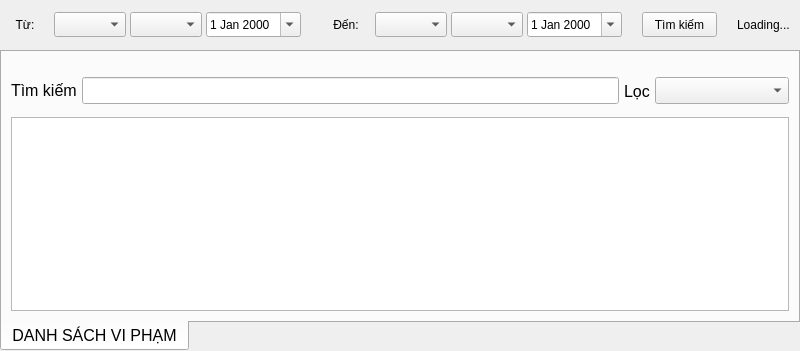
         <widget class="QWidget" name="violationWidget">
          <layout class="QVBoxLayout" name="verticalLayout_15" stretch="2,0">
           <property name="spacing">
            <number>0</number>
           </property>
           <property name="leftMargin">
            <number>0</number>
           </property>
           <property name="topMargin">
            <number>0</number>
           </property>
           <property name="rightMargin">
            <number>0</number>
           </property>
           <property name="bottomMargin">
            <number>0</number>
           </property>
           <item alignment="Qt::AlignHCenter">
            <widget class="QFrame" name="filterBarFrameVio">
             <property name="sizePolicy">
              <sizepolicy hsizetype="Preferred" vsizetype="Preferred">
               <horstretch>0</horstretch>
               <verstretch>0</verstretch>
              </sizepolicy>
             </property>
             <property name="minimumSize">
              <size>
               <width>800</width>
               <height>50</height>
              </size>
             </property>
             <property name="maximumSize">
              <size>
               <width>10000000</width>
               <height>50</height>
              </size>
             </property>
             <property name="styleSheet">
              <string notr="true">font: 12pt &quot;MS Shell Dlg 2&quot;;</string>
             </property>
             <property name="frameShape">
              <enum>QFrame::NoFrame</enum>
             </property>
             <property name="frameShadow">
              <enum>QFrame::Raised</enum>
             </property>
             <layout class="QHBoxLayout" name="horizontalLayout_12">
              <property name="spacing">
               <number>20</number>
              </property>
              <property name="leftMargin">
               <number>0</number>
              </property>
              <property name="topMargin">
               <number>0</number>
              </property>
              <property name="rightMargin">
               <number>0</number>
              </property>
              <property name="bottomMargin">
               <number>0</number>
              </property>
              <item>
               <widget class="QFrame" name="fromFilterFrameVio">
                <property name="minimumSize">
                 <size>
                  <width>0</width>
                  <height>30</height>
                 </size>
                </property>
                <property name="frameShape">
                 <enum>QFrame::NoFrame</enum>
                </property>
                <property name="frameShadow">
                 <enum>QFrame::Raised</enum>
                </property>
                <layout class="QHBoxLayout" name="horizontalLayout_13">
                 <property name="spacing">
                  <number>4</number>
                 </property>
                 <property name="leftMargin">
                  <number>0</number>
                 </property>
                 <property name="topMargin">
                  <number>0</number>
                 </property>
                 <property name="rightMargin">
                  <number>0</number>
                 </property>
                 <property name="bottomMargin">
                  <number>0</number>
                 </property>
                 <item>
                  <widget class="QLabel" name="fromLabelVio">
                   <property name="minimumSize">
                    <size>
                     <width>50</width>
                     <height>25</height>
                    </size>
                   </property>
                   <property name="maximumSize">
                    <size>
                     <width>50</width>
                     <height>25</height>
                    </size>
                   </property>
                   <property name="styleSheet">
                    <string notr="true">font: 12pt &quot;Segoe UI&quot;;</string>
                   </property>
                   <property name="text">
                    <string>Từ:</string>
                   </property>
                   <property name="alignment">
                    <set>Qt::AlignCenter</set>
                   </property>
                  </widget>
                 </item>
                 <item>
                  <widget class="QComboBox" name="fromHourEditVio">
                   <property name="minimumSize">
                    <size>
                     <width>0</width>
                     <height>25</height>
                    </size>
                   </property>
                   <property name="maximumSize">
                    <size>
                     <width>16777215</width>
                     <height>25</height>
                    </size>
                   </property>
                   <property name="styleSheet">
                    <string notr="true">font: 12pt &quot;Segoe UI&quot;;</string>
                   </property>
                  </widget>
                 </item>
                 <item>
                  <widget class="QComboBox" name="fromMinuteEditVio">
                   <property name="minimumSize">
                    <size>
                     <width>0</width>
                     <height>25</height>
                    </size>
                   </property>
                   <property name="maximumSize">
                    <size>
                     <width>16777215</width>
                     <height>25</height>
                    </size>
                   </property>
                   <property name="styleSheet">
                    <string notr="true">font: 12pt &quot;Segoe UI&quot;;</string>
                   </property>
                  </widget>
                 </item>
                 <item>
                  <widget class="QDateEdit" name="fromDateEditVio">
                   <property name="minimumSize">
                    <size>
                     <width>0</width>
                     <height>25</height>
                    </size>
                   </property>
                   <property name="maximumSize">
                    <size>
                     <width>16777215</width>
                     <height>25</height>
                    </size>
                   </property>
                   <property name="styleSheet">
                    <string notr="true">font: 12pt &quot;Segoe UI&quot;;</string>
                   </property>
                   <property name="calendarPopup">
                    <bool>true</bool>
                   </property>
                  </widget>
                 </item>
                </layout>
               </widget>
              </item>
              <item>
               <widget class="QFrame" name="toFilterFrameVio">
                <property name="minimumSize">
                 <size>
                  <width>0</width>
                  <height>30</height>
                 </size>
                </property>
                <property name="frameShape">
                 <enum>QFrame::NoFrame</enum>
                </property>
                <property name="frameShadow">
                 <enum>QFrame::Raised</enum>
                </property>
                <layout class="QHBoxLayout" name="horizontalLayout_14">
                 <property name="spacing">
                  <number>4</number>
                 </property>
                 <property name="leftMargin">
                  <number>0</number>
                 </property>
                 <property name="topMargin">
                  <number>0</number>
                 </property>
                 <property name="rightMargin">
                  <number>0</number>
                 </property>
                 <property name="bottomMargin">
                  <number>0</number>
                 </property>
                 <item>
                  <widget class="QLabel" name="toLabelVio">
                   <property name="minimumSize">
                    <size>
                     <width>50</width>
                     <height>25</height>
                    </size>
                   </property>
                   <property name="maximumSize">
                    <size>
                     <width>50</width>
                     <height>25</height>
                    </size>
                   </property>
                   <property name="styleSheet">
                    <string notr="true">font: 12pt &quot;Segoe UI&quot;;</string>
                   </property>
                   <property name="text">
                    <string>Đến:</string>
                   </property>
                   <property name="alignment">
                    <set>Qt::AlignCenter</set>
                   </property>
                  </widget>
                 </item>
                 <item>
                  <widget class="QComboBox" name="toHourEditVio">
                   <property name="minimumSize">
                    <size>
                     <width>0</width>
                     <height>25</height>
                    </size>
                   </property>
                   <property name="maximumSize">
                    <size>
                     <width>16777215</width>
                     <height>25</height>
                    </size>
                   </property>
                   <property name="styleSheet">
                    <string notr="true">font: 12pt &quot;Segoe UI&quot;;</string>
                   </property>
                  </widget>
                 </item>
                 <item>
                  <widget class="QComboBox" name="toMinuteEditVio">
                   <property name="minimumSize">
                    <size>
                     <width>0</width>
                     <height>25</height>
                    </size>
                   </property>
                   <property name="maximumSize">
                    <size>
                     <width>16777215</width>
                     <height>25</height>
                    </size>
                   </property>
                   <property name="styleSheet">
                    <string notr="true">font: 12pt &quot;Segoe UI&quot;;</string>
                   </property>
                  </widget>
                 </item>
                 <item>
                  <widget class="QDateEdit" name="toDateEditVio">
                   <property name="minimumSize">
                    <size>
                     <width>0</width>
                     <height>25</height>
                    </size>
                   </property>
                   <property name="maximumSize">
                    <size>
                     <width>16777215</width>
                     <height>25</height>
                    </size>
                   </property>
                   <property name="styleSheet">
                    <string notr="true">font: 12pt &quot;Segoe UI&quot;;</string>
                   </property>
                   <property name="calendarPopup">
                    <bool>true</bool>
                   </property>
                  </widget>
                 </item>
                </layout>
               </widget>
              </item>
              <item>
               <widget class="QPushButton" name="btnFilterVio">
                <property name="minimumSize">
                 <size>
                  <width>75</width>
                  <height>25</height>
                 </size>
                </property>
                <property name="maximumSize">
                 <size>
                  <width>75</width>
                  <height>25</height>
                 </size>
                </property>
                <property name="styleSheet">
                 <string notr="true">font: 12pt &quot;Segoe UI&quot;;</string>
                </property>
                <property name="text">
                 <string>Tìm kiếm</string>
                </property>
               </widget>
              </item>
              <item>
               <widget class="QLabel" name="labelLoading">
                <property name="styleSheet">
                 <string notr="true">font: 12pt &quot;Segoe UI&quot;;</string>
                </property>
                <property name="text">
                 <string>Loading...</string>
                </property>
               </widget>
              </item>
             </layout>
            </widget>
           </item>
           <item>
            <widget class="QTabWidget" name="tabWidgetVio">
             <property name="font">
              <font>
               <pointsize>12</pointsize>
              </font>
             </property>
             <property name="layoutDirection">
              <enum>Qt::LeftToRight</enum>
             </property>
             <property name="autoFillBackground">
              <bool>false</bool>
             </property>
             <property name="styleSheet">
              <string notr="true">QTabBar::tab {
	color: black;
}
QTabBar::tab::selected {
	background: rgb(4, 190, 103);
	color: white;
}
font: 12pt &quot;Segoe UI&quot;;
</string>
             </property>
             <property name="tabPosition">
              <enum>QTabWidget::South</enum>
             </property>
             <property name="tabShape">
              <enum>QTabWidget::Rounded</enum>
             </property>
             <property name="currentIndex">
              <number>0</number>
             </property>
             <property name="documentMode">
              <bool>false</bool>
             </property>
             <property name="tabsClosable">
              <bool>false</bool>
             </property>
             <property name="movable">
              <bool>true</bool>
             </property>
             <property name="tabBarAutoHide">
              <bool>false</bool>
             </property>
             <widget class="QWidget" name="pageTableVio">
              <attribute name="title">
               <string>DANH SÁCH VI PHẠM</string>
              </attribute>
              <layout class="QVBoxLayout" name="verticalLayout_12">
               <item>
                <widget class="QFrame" name="searchBarFrame_2">
                 <property name="sizePolicy">
                  <sizepolicy hsizetype="Expanding" vsizetype="Preferred">
                   <horstretch>0</horstretch>
                   <verstretch>0</verstretch>
                  </sizepolicy>
                 </property>
                 <property name="minimumSize">
                  <size>
                   <width>0</width>
                   <height>50</height>
                  </size>
                 </property>
                 <property name="maximumSize">
                  <size>
                   <width>16777215</width>
                   <height>40</height>
                  </size>
                 </property>
                 <property name="styleSheet">
                  <string notr="true"/>
                 </property>
                 <property name="frameShape">
                  <enum>QFrame::NoFrame</enum>
                 </property>
                 <property name="frameShadow">
                  <enum>QFrame::Raised</enum>
                 </property>
                 <layout class="QHBoxLayout" name="horizontalLayout_15" stretch="0,8,0,2">
                  <property name="spacing">
                   <number>5</number>
                  </property>
                  <property name="leftMargin">
                   <number>0</number>
                  </property>
                  <property name="topMargin">
                   <number>0</number>
                  </property>
                  <property name="rightMargin">
                   <number>0</number>
                  </property>
                  <property name="bottomMargin">
                   <number>0</number>
                  </property>
                  <item alignment="Qt::AlignLeft|Qt::AlignVCenter">
                   <widget class="QLabel" name="searchLbl_Vio">
                    <property name="styleSheet">
                     <string notr="true">font: 12pt &quot;MS Shell Dlg 2&quot;;</string>
                    </property>
                    <property name="text">
                     <string>Tìm kiếm</string>
                    </property>
                   </widget>
                  </item>
                  <item>
                   <widget class="QLineEdit" name="tableSearch_Vio">
                    <property name="font">
                     <font>
                      <pointsize>12</pointsize>
                     </font>
                    </property>
                   </widget>
                  </item>
                  <item>
                   <widget class="QLabel" name="label_filter_vio">
                    <property name="styleSheet">
                     <string notr="true">font: 12pt &quot;MS Shell Dlg 2&quot;;</string>
                    </property>
                    <property name="text">
                     <string>Lọc</string>
                    </property>
                   </widget>
                  </item>
                  <item>
                   <widget class="QComboBox" name="tableFieldCB_Vio">
                    <property name="font">
                     <font>
                      <pointsize>12</pointsize>
                     </font>
                    </property>
                   </widget>
                  </item>
                 </layout>
                </widget>
               </item>
               <item>
                <widget class="QTableView" name="violationTableView">
                 <property name="font">
                  <font>
                   <family>Segoe UI</family>
                   <pointsize>12</pointsize>
                   <weight>50</weight>
                   <italic>false</italic>
                   <bold>false</bold>
                  </font>
                 </property>
                 <property name="styleSheet">
                  <string notr="true">font: 12pt &quot;Segoe UI&quot;;</string>
                 </property>
                 <property name="editTriggers">
                  <set>QAbstractItemView::NoEditTriggers</set>
                 </property>
                 <property name="sortingEnabled">
                  <bool>true</bool>
                 </property>
                 <attribute name="horizontalHeaderHighlightSections">
                  <bool>false</bool>
                 </attribute>
                 <attribute name="verticalHeaderCascadingSectionResizes">
                  <bool>false</bool>
                 </attribute>
                 <attribute name="verticalHeaderHighlightSections">
                  <bool>false</bool>
                 </attribute>
                 <attribute name="verticalHeaderShowSortIndicator" stdset="0">
                  <bool>true</bool>
                 </attribute>
                </widget>
               </item>
              </layout>
             </widget>
            </widget>
           </item>
          </layout>
         </widget>
